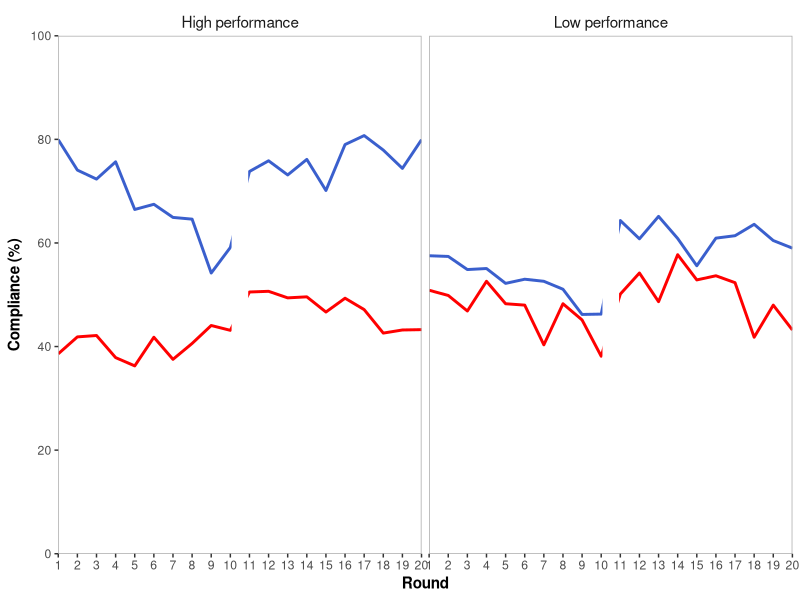
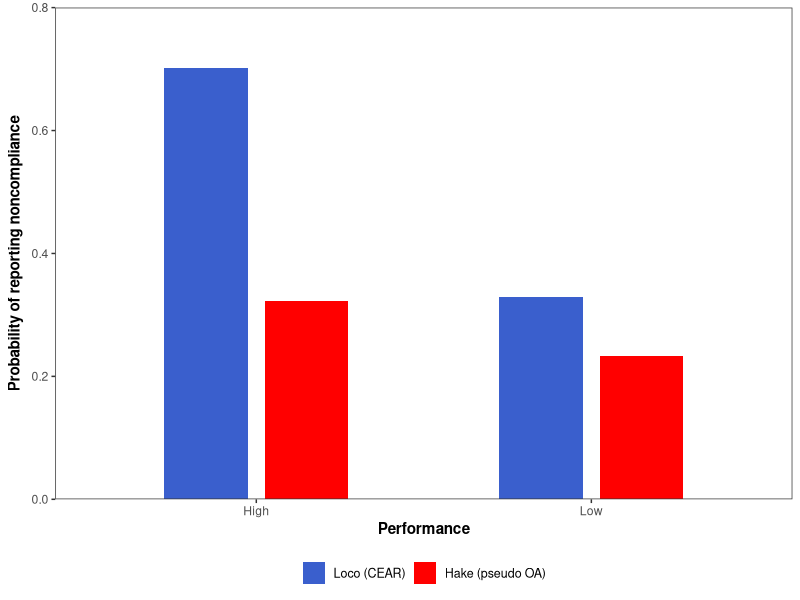

Source code (R) for these figures, in order:
## ---- chunk 1
knitr::opts_chunk$set(echo = TRUE)
library(here)
library(tidyverse)
library(foreign)
## ---- chunk 2

DB <- read_csv(here('Data/DB_fishers_experiment.csv'), col_names = T) 
write.dta(DB, here('Data/DB_fishers_experiment.dta'))

# Generating variables

DB <- DB %>% 
  mutate(compliance = ((50 - overextraction) * 100)/50, # individual percent of compliance in each round
         round_adj = ifelse(round >= 11, round - 11, round - 1), # adjusting rounds for linear models 
         stage = ifelse(round < 11 , 1, 2), # generating dicotomic variable for stage
         frame = ifelse(framing ==1, 'Loco', 'Hake'), # generating character variable for frame
         frame = factor(frame, levels = c('Hake', 'Loco')), # sorting names of frames
         Loco = ifelse(framing ==1, 1, 0),  # generating dummy variable for frame loco
         Hake = ifelse(framing ==2, 1, 0), # generating dummy variable for frame hake
         performance_name = ifelse(performance == 1, 'High performance', 'Low performance')) # generating character variable for performance 
  

## ---- chunk 3

plot_compliance <- ggplot(DB, aes(round, compliance, color=frame)) +
  stat_summary(fun.y=mean, geom="line", size =1)+
  scale_color_manual(values = c("red1", "royalblue3"), labels = c("Loco (CEAR)", "Hake (pseudo OA)"))+
  theme_bw() + 
  xlab(expression(bold("Round"))) +
  ylab(expression(bold("Compliance (%)")))+
  scale_x_continuous(expand = c(0,0), breaks=c(seq(0,20,1)))+
  scale_y_continuous(limits = c(0,100), breaks = c(seq(0,100,20)), expand = c(0,0))+
  geom_vline(xintercept=10.5, size=5.6, col= 'white')+
  facet_wrap(~performance_name)+
  theme(legend.position="bottom", legend.title=element_blank(), legend.text =    element_text(size=11), panel.grid = element_blank(), plot.title = element_text(hjust = 0.5), panel.grid.major = element_blank(), panel.grid.minor = element_blank())+
  theme(legend.position="none",
        panel.grid.major = element_blank(),
        panel.grid.minor = element_blank(),
        strip.background = element_blank(),
        strip.text = element_text(size= 11),
        panel.border = element_rect(colour = "dark grey"))

plot_compliance

## ---- chunk 4

# generating data frame for probability of report 

DB_report_plot <- DB %>% 
  filter(overext_observed > 0 & observer==1) %>% # only observers who inspected overharvested above zero had the opportunity to report
  group_by(framing, performance) %>% 
  summarise(
    report_oportunities = n(),
    report_counts= sum(report)) %>% 
    mutate(probability = (report_counts)/report_oportunities)


# Plot report
plot_report <- ggplot(DB_report_plot, aes(x=as.factor(performance), y=probability, fill=as.factor(framing))) + 
  geom_bar(stat='identity', width=0.5, position=position_dodge(0.6))+
  scale_fill_manual(values = c("royalblue3", "red1"), labels = c("Loco (CEAR)", "Hake (pseudo OA)"))+
  xlab(expression(bold("Performance")))+
  ylab(expression(bold("Probability of reporting noncompliance")))+
  scale_y_continuous(expand = c(0, 0), limits=c(0,0.8), breaks=seq(0,1, by=0.2))+
  scale_x_discrete(labels=c("1" = "High", "2" = "Low"))+ 
  theme_bw()+
  theme(legend.position="bottom", legend.title=element_blank(), legend.text = element_text(size=9), panel.grid = element_blank(), plot.title = element_text(size = 11, hjust = 0.5), strip.text = element_text(size=9))

plot_report

